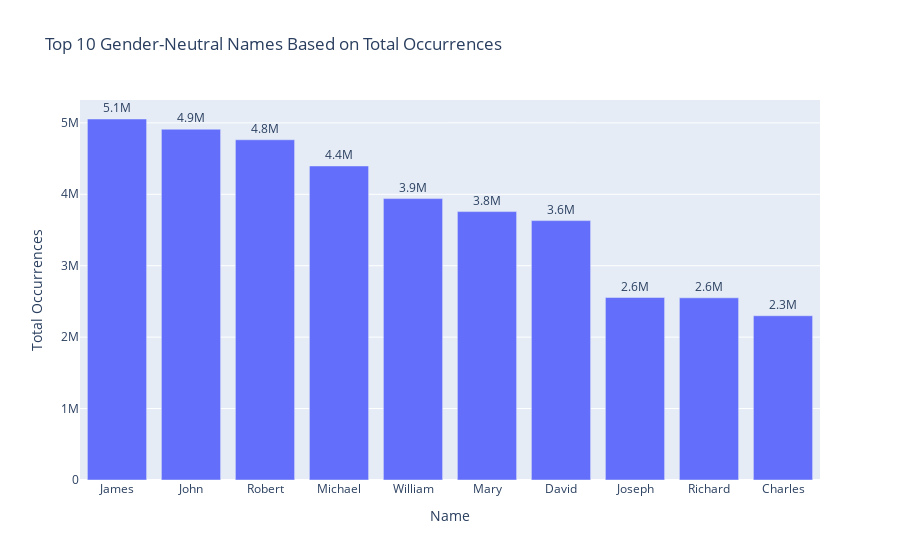

This figure's notebook cell:
### Code cell
# Correcting the approach to find gender-neutral names
# We will consider names that have a significant number of both male and female occurrences
gender_neutral_names = df_merged.groupby(['name', 'gender'])['number'].sum().unstack().fillna(0)
gender_neutral_names['total'] = gender_neutral_names['F'] + gender_neutral_names['M']
# Filtering names that have at least 1000 occurrences for both genders and sorting by total occurrences
gender_neutral_names = gender_neutral_names[(gender_neutral_names['F'] >= 1000) & (gender_neutral_names['M'] >= 1000)]
gender_neutral_names = gender_neutral_names.sort_values(by='total', ascending=False).head(10)
# Plotting the top 10 gender-neutral names based on total occurrences
fig7 = px.bar(gender_neutral_names.reset_index(), x='name', y='total', title='Top 10 Gender-Neutral Names Based on Total Occurrences', text='total')
fig7.update_traces(texttemplate='%{text:.2s}', textposition='outside')
fig7.update_layout(xaxis_title='Name', yaxis_title='Total Occurrences', uniformtext_minsize=8, uniformtext_mode='hide')
# Displaying the plot
fig7.show()

### Figure 1 — Plotly figure (JSON) as saved in the notebook; plotly's stock layout.template omitted (floating-point values rounded to 4 significant figures)
{"data": [{"alignmentgroup": "True", "hovertemplate": "name=%{x}<br>total=%{text}<extra></extra>", "legendgroup": "", "marker": {"color": "#636efa", "pattern": {"shape": ""}}, "name": "", "offsetgroup": "", "orientation": "v", "showlegend": false, "text": [5054074, 4910976, 4763102, 4396482, 3939912, 3757625, 3631489, 2554530, 2550606, 2299419], "textposition": "outside", "texttemplate": "%{text:.2s}", "type": "bar", "x": ["James", "John", "Robert", "Michael", "William", "Mary", "David", "Joseph", "Richard", "Charles"], "xaxis": "x", "y": [5054074, 4910976, 4763102, 4396482, 3939912, 3757625, 3631489, 2554530, 2550606, 2299419], "yaxis": "y"}], "layout": {"barmode": "relative", "legend": {"tracegroupgap": 0}, "title": {"text": "Top 10 Gender-Neutral Names Based on Total Occurrences"}, "uniformtext": {"minsize": 8, "mode": "hide"}, "xaxis": {"anchor": "y", "domain": [0, 1], "title": {"text": "Name"}}, "yaxis": {"anchor": "x", "domain": [0, 1], "title": {"text": "Total Occurrences"}}}}
